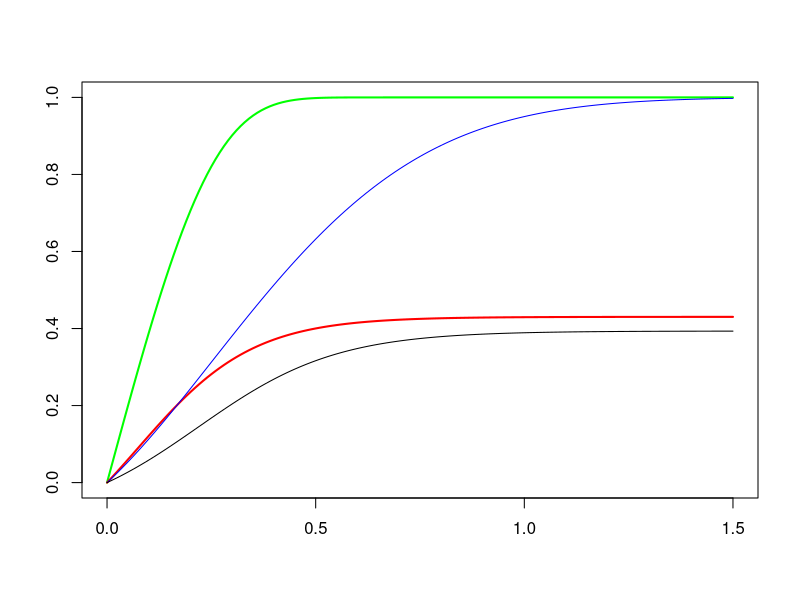

Reproduce this figure in R.
#Calibration
rm(list=ls())
library(deSolve) # library for solving differential equations
library(minpack.lm) #for non-linear regression package
d = seq(0, 0.1, 0.01)

#First IDER
IDER_1 = function(d, a, b) {
  1 - exp(-(a*d + b*d^2))
} 

#Second IDER
IDER_2 = function(d, k) {
  1 - exp(-(exp(k*d) - 1))
}

#third IDER
dE = function(t, E, parms) {
    c = parms$c;
    a = parms$a;
    dH = c*(a-log(1-E))*(0.5+log(1-E))*(1-E)
    return(list(dH))
}

IDER_3 = function(d, c, a) {
  yini = c(H= 0)
  out = ode(y = yini, times = d, func = dE, parms = list(c = c, a = a))
  return(out[, 2])
}


#Mixture

dE_1 = function(d, a, b) {
  (2*b*d + a)*(exp(-b*d^2 - a*d))
}

dE_2 = function(d, k) {
  k*exp(-exp(k*d) + k*d + 1)
}

dE_3 = function(E, a, c) {
  c*(a-log(1-E))*(0.5+log(1-E))*(1-E)
}

MIXDER_function = function(r , a1 = 1, b = 2, k = 4, a2 = 0.2, c = 10, d)  {
  dE=function(yini,State,Pars){
  a1 = a1; b = b; a2 = a2; k = k; c = c;
  with(as.list(c(State, Pars)), {
    u = vector(length = 3)
    u[1] = uniroot(function(d) (1 - exp(-(a1*d + b*d^2))) - I, lower = 0, upper = 1, extendInt = "yes", tol = 10^-10)$root 
    u[2] = uniroot(function(d) (1 - exp(-(exp(k*d) - 1))) - I, lower = 0, upper = 1, extendInt = "yes", tol = 10^-10)$root
    dI = vector(length = 3)
    dI[1] = r[1]*dE_1(d = u[1], a = a1, b = b)
    dI[2] = r[2]*dE_2(d = u[2], k = k)
    dI[3] = r[3]*dE_3(E = I, a = a2, c = c)
    dI = sum(dI)
    return(list(c(dI)))
      })
    }
  pars = NULL; yini = c(I= 0); d = d
  out = ode(yini,times = d, dE, pars, method = "radau")
  return(out)
}
d = seq(0, 1.5, 0.01)

#setEPS()
#postscript("mouse_MIXDER_one_third.eps", width = 10, height = 7)
r3=.9; r2=(1-r3)/2; r1=r2
plot(x = d, y = IDER_2(d = d, k = 4), col = "green", type = "l",lwd=2, ann="F")
lines(x = d, y = MIXDER_function(r = c(r1,r2,r3), d = d)[, 2], col = "red",lwd=2)
lines(x = d, y = IDER_1(d = d, a = 1, b = 2), col = "blue")
lines(x = d, y = IDER_3(d = d, c = 10, a = 0.1))
#dev.off()
